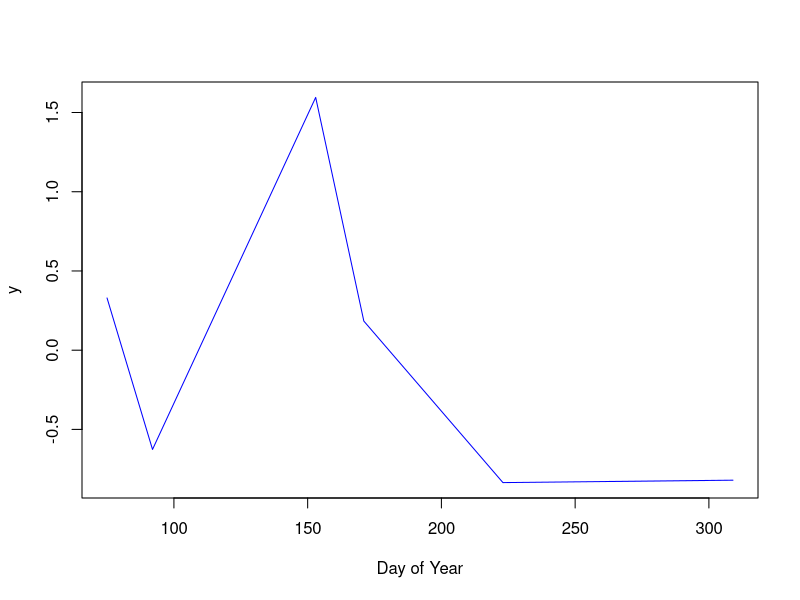

Reproduce this figure in R.
#install date package
install.packages("lubridate")

#use library to load it into R every time
library("lubridate")

#using data sets
date1 <- c("4/2/2017", "6/19/2016", "8/10/2016", "6/2/2017",
           "3/16/2017", "11/5/2017")
date2 <- mdy(date1)
day(date2)
yday(date2)
year(date2)

#set.seed
set.seed(1)
x <- yday(date2)
x
y <- rnorm(6)
plot(y ~ x, type = "n", xlab = "Day of Year")
lines(x[order(x)], y[order(x)], xlim = range(x), ylim = range(y),
      pch = 16, col = "blue")


#writing custom functions
square <- function(x) {
  y <- x * x
  return(y)
}
square(2)

#if Commands
a <- 0 # Test with a = 0, 1, 2, and 3
if (a == 0) {
  b <- 1
} else {
  b <- 2
}
b

#for loops
sums <- numeric(0)
for (i in 1:10) {
  if (i == 8)
    break
  sums[i] <- sum(1:i)
}
sums
sum(sums)
mean(sums)

sentence <- c("Let", "the", "computer", "do", "the",
              "work")
for (word in sentence) {
  print(word)
}
